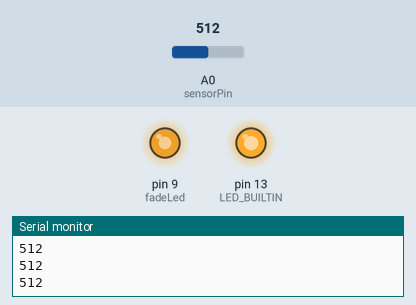
Bench run of a sketch on a simulated Arduino Uno, built with avr-gcc and run on an emulated ATmega328P. Shown: output pins drawn as LEDs (lit = HIGH), the last lines printed to the serial monitor. The test bench sets the inputs (shaded band); at power-on: A0 (sensorPin) = 512.

Above: at 1.2 s.
1.3 s: A0 (sensorPin) set to 682
2.9 s: A0 (sensorPin) set to 712
At 3.33 s:
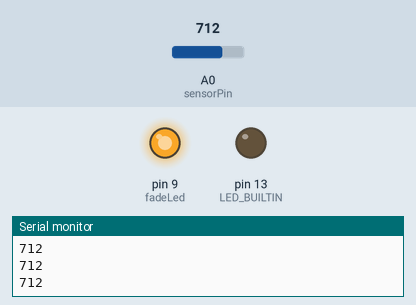
8.9 s: A0 (sensorPin) set to 690
At 10.9 s:
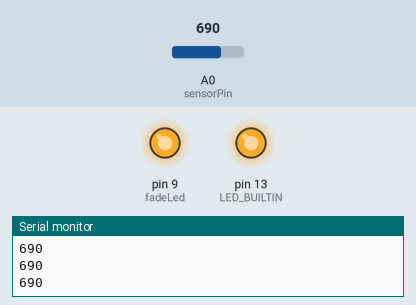
11.2 s: A0 (sensorPin) set to 710
At 14.22 s:
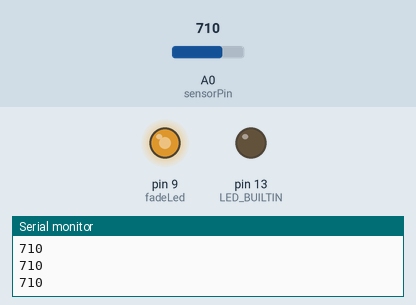
Timing chart, 0 to 20.4 s (numbered marks = the images above; inputs shaded):
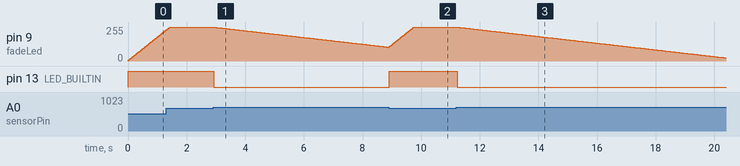

The sketch:

chair.ino
```cpp
#include <math.h>

const int fadeLed = 9;    // this <-> 330 resistor <-> led <-> ground
const int sensorPin = A0; // sensorLegOfPhotoTransistor <-> this <-> 5k resistor <-> power
                          // powerLegOfPhotoTransistor <-> 240 resistor <-> power
                          // groundLegsOfPhotoTransistor <-> ground

const int cycle = 30;
const int verbose = 1;

double lightness = 0;

/////////////////////////////

void setup()  {
  if (verbose) Serial.begin(9600);
  pinMode(LED_BUILTIN, OUTPUT);
  pinMode(fadeLed, OUTPUT);
}

void loop()  {
  int inUse = analogRead(sensorPin) < 700;
  if (verbose) Serial.println(analogRead(sensorPin));
  lightness += cycle * (inUse ? 0.0007 : -0.0001);
  lightness = max(0, min(lightness, 1));
  analogWrite(fadeLed, lightness * 255);
  digitalWrite(LED_BUILTIN, inUse);
  delay(cycle);
}
```

Measured:
- the behaviour switches between 699 and 700 on A0 (sensorPin) (found by bisection; images 0 and 1)
- after the input at 2.9 s, pin 9 (fadeLed): moves from 255/255 to 104/255 over 6.0 s, starting at once; pin 13 (LED_BUILTIN): HIGH → LOW at once
- after the input at 8.9 s, pin 13 (LED_BUILTIN): LOW → HIGH at once
- after the input at 11.2 s, pin 9 (fadeLed): moves from 255/255 to 23/255 over 9.2 s, starting at once; pin 13 (LED_BUILTIN): HIGH → LOW at once
